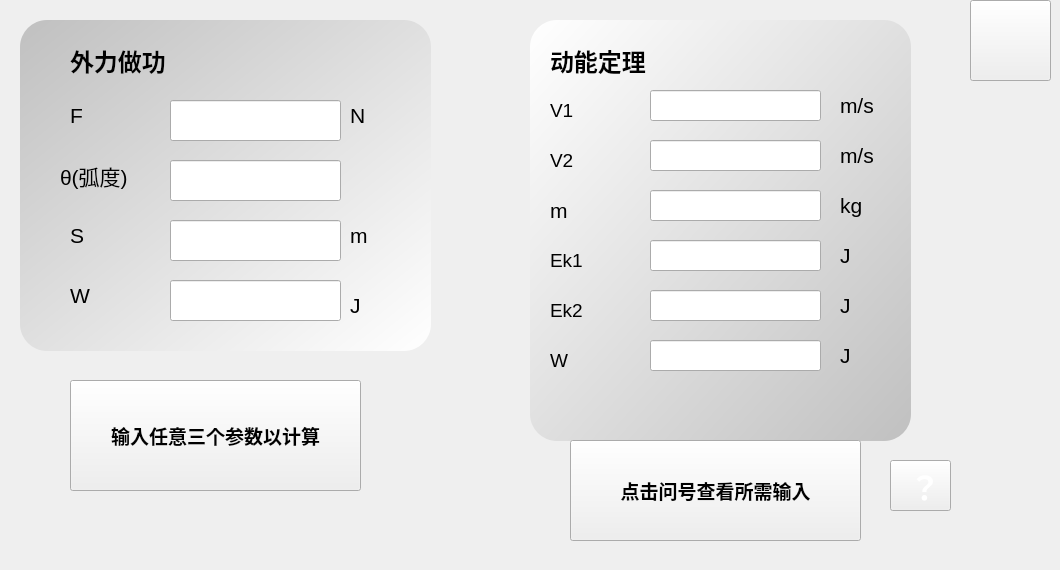
    <widget class="QWidget" name="kinetic">
     <widget class="QPushButton" name="kinetic_rt">
      <property name="geometry">
       <rect>
        <x>970</x>
        <y>0</y>
        <width>81</width>
        <height>81</height>
       </rect>
      </property>
      <property name="styleSheet">
       <string notr="true">QPushButton {
  background-image: url(D:/caculator/cal/rt.png);
}</string>
      </property>
      <property name="text">
       <string/>
      </property>
     </widget>
     <widget class="QLabel" name="label_66">
      <property name="geometry">
       <rect>
        <x>70</x>
        <y>90</y>
        <width>72</width>
        <height>51</height>
       </rect>
      </property>
      <property name="font">
       <font>
        <family>Arial</family>
        <pointsize>16</pointsize>
       </font>
      </property>
      <property name="text">
       <string>F</string>
      </property>
     </widget>
     <widget class="QLabel" name="label_67">
      <property name="geometry">
       <rect>
        <x>60</x>
        <y>150</y>
        <width>101</width>
        <height>51</height>
       </rect>
      </property>
      <property name="font">
       <font>
        <family>Arial</family>
        <pointsize>16</pointsize>
       </font>
      </property>
      <property name="text">
       <string>θ(弧度)</string>
      </property>
     </widget>
     <widget class="QLabel" name="label_68">
      <property name="geometry">
       <rect>
        <x>70</x>
        <y>210</y>
        <width>41</width>
        <height>51</height>
       </rect>
      </property>
      <property name="font">
       <font>
        <family>Arial</family>
        <pointsize>16</pointsize>
       </font>
      </property>
      <property name="text">
       <string>S</string>
      </property>
     </widget>
     <widget class="QLineEdit" name="kinetic_f">
      <property name="geometry">
       <rect>
        <x>170</x>
        <y>100</y>
        <width>171</width>
        <height>41</height>
       </rect>
      </property>
      <property name="font">
       <font>
        <family>Arial</family>
        <pointsize>16</pointsize>
        <weight>75</weight>
        <bold>true</bold>
       </font>
      </property>
     </widget>
     <widget class="QLineEdit" name="kinetic_ac">
      <property name="geometry">
       <rect>
        <x>170</x>
        <y>160</y>
        <width>171</width>
        <height>41</height>
       </rect>
      </property>
      <property name="font">
       <font>
        <family>Arial</family>
        <pointsize>16</pointsize>
       </font>
      </property>
     </widget>
     <widget class="QLineEdit" name="kinetic_s">
      <property name="geometry">
       <rect>
        <x>170</x>
        <y>220</y>
        <width>171</width>
        <height>41</height>
       </rect>
      </property>
      <property name="font">
       <font>
        <family>Arial</family>
        <pointsize>16</pointsize>
       </font>
      </property>
     </widget>
     <widget class="QLabel" name="label_69">
      <property name="geometry">
       <rect>
        <x>70</x>
        <y>40</y>
        <width>241</width>
        <height>41</height>
       </rect>
      </property>
      <property name="font">
       <font>
        <family>Arial</family>
        <pointsize>18</pointsize>
        <weight>75</weight>
        <bold>true</bold>
       </font>
      </property>
      <property name="text">
       <string>外力做功</string>
      </property>
     </widget>
     <widget class="QLabel" name="label_70">
      <property name="geometry">
       <rect>
        <x>70</x>
        <y>270</y>
        <width>72</width>
        <height>51</height>
       </rect>
      </property>
      <property name="font">
       <font>
        <family>Arial</family>
        <pointsize>16</pointsize>
       </font>
      </property>
      <property name="text">
       <string>W</string>
      </property>
     </widget>
     <widget class="QLineEdit" name="kinetic_w">
      <property name="geometry">
       <rect>
        <x>170</x>
        <y>280</y>
        <width>171</width>
        <height>41</height>
       </rect>
      </property>
      <property name="font">
       <font>
        <family>Arial</family>
        <pointsize>16</pointsize>
       </font>
      </property>
     </widget>
     <widget class="QPushButton" name="kinetic_1">
      <property name="geometry">
       <rect>
        <x>70</x>
        <y>380</y>
        <width>291</width>
        <height>111</height>
       </rect>
      </property>
      <property name="font">
       <font>
        <family>Arial</family>
        <pointsize>14</pointsize>
        <weight>75</weight>
        <bold>true</bold>
       </font>
      </property>
      <property name="styleSheet">
       <string notr="true">QPushButton {

  background-image: url(D:/caculator/cal/b1.png);
}
</string>
      </property>
      <property name="text">
       <string>输入任意三个参数以计算</string>
      </property>
     </widget>
     <widget class="QLabel" name="kinetic_err">
      <property name="geometry">
       <rect>
        <x>20</x>
        <y>500</y>
        <width>551</width>
        <height>61</height>
       </rect>
      </property>
      <property name="font">
       <font>
        <family>Arial</family>
        <pointsize>14</pointsize>
       </font>
      </property>
      <property name="text">
       <string/>
      </property>
     </widget>
     <widget class="QLabel" name="label_71">
      <property name="geometry">
       <rect>
        <x>550</x>
        <y>90</y>
        <width>41</width>
        <height>41</height>
       </rect>
      </property>
      <property name="font">
       <font>
        <family>Arial</family>
        <pointsize>14</pointsize>
       </font>
      </property>
      <property name="text">
       <string>V1</string>
      </property>
     </widget>
     <widget class="QLabel" name="label_72">
      <property name="geometry">
       <rect>
        <x>550</x>
        <y>140</y>
        <width>41</width>
        <height>41</height>
       </rect>
      </property>
      <property name="font">
       <font>
        <family>Arial</family>
        <pointsize>14</pointsize>
       </font>
      </property>
      <property name="text">
       <string>V2</string>
      </property>
     </widget>
     <widget class="QLabel" name="label_73">
      <property name="geometry">
       <rect>
        <x>550</x>
        <y>190</y>
        <width>41</width>
        <height>41</height>
       </rect>
      </property>
      <property name="font">
       <font>
        <family>Arial</family>
        <pointsize>16</pointsize>
       </font>
      </property>
      <property name="text">
       <string>m</string>
      </property>
     </widget>
     <widget class="QLabel" name="label_74">
      <property name="geometry">
       <rect>
        <x>550</x>
        <y>240</y>
        <width>51</width>
        <height>41</height>
       </rect>
      </property>
      <property name="font">
       <font>
        <family>Arial</family>
        <pointsize>14</pointsize>
       </font>
      </property>
      <property name="text">
       <string>Ek1</string>
      </property>
     </widget>
     <widget class="QLabel" name="label_75">
      <property name="geometry">
       <rect>
        <x>550</x>
        <y>290</y>
        <width>51</width>
        <height>41</height>
       </rect>
      </property>
      <property name="font">
       <font>
        <family>Arial</family>
        <pointsize>14</pointsize>
       </font>
      </property>
      <property name="text">
       <string>Ek2</string>
      </property>
     </widget>
     <widget class="QLabel" name="label_76">
      <property name="geometry">
       <rect>
        <x>550</x>
        <y>340</y>
        <width>41</width>
        <height>41</height>
       </rect>
      </property>
      <property name="font">
       <font>
        <family>Arial</family>
        <pointsize>14</pointsize>
       </font>
      </property>
      <property name="text">
       <string>W</string>
      </property>
     </widget>
     <widget class="QLineEdit" name="kinetic_v1">
      <property name="geometry">
       <rect>
        <x>650</x>
        <y>90</y>
        <width>171</width>
        <height>31</height>
       </rect>
      </property>
      <property name="font">
       <font>
        <family>Arial</family>
        <pointsize>14</pointsize>
       </font>
      </property>
     </widget>
     <widget class="QLineEdit" name="kinetic_v2">
      <property name="geometry">
       <rect>
        <x>650</x>
        <y>140</y>
        <width>171</width>
        <height>31</height>
       </rect>
      </property>
      <property name="font">
       <font>
        <family>Arial</family>
        <pointsize>14</pointsize>
       </font>
      </property>
     </widget>
     <widget class="QLineEdit" name="kinetic_m">
      <property name="geometry">
       <rect>
        <x>650</x>
        <y>190</y>
        <width>171</width>
        <height>31</height>
       </rect>
      </property>
      <property name="font">
       <font>
        <family>Arial</family>
        <pointsize>14</pointsize>
       </font>
      </property>
     </widget>
     <widget class="QLineEdit" name="kinetic_ek1">
      <property name="geometry">
       <rect>
        <x>650</x>
        <y>240</y>
        <width>171</width>
        <height>31</height>
       </rect>
      </property>
      <property name="font">
       <font>
        <family>Arial</family>
        <pointsize>14</pointsize>
       </font>
      </property>
     </widget>
     <widget class="QLineEdit" name="kinetic_ek2">
      <property name="geometry">
       <rect>
        <x>650</x>
        <y>290</y>
        <width>171</width>
        <height>31</height>
       </rect>
      </property>
      <property name="font">
       <font>
        <family>Arial</family>
        <pointsize>14</pointsize>
       </font>
      </property>
     </widget>
     <widget class="QLineEdit" name="kinetic_w2">
      <property name="geometry">
       <rect>
        <x>650</x>
        <y>340</y>
        <width>171</width>
        <height>31</height>
       </rect>
      </property>
      <property name="font">
       <font>
        <family>Arial</family>
        <pointsize>14</pointsize>
       </font>
      </property>
     </widget>
     <widget class="QPushButton" name="kinetic_3">
      <property name="geometry">
       <rect>
        <x>570</x>
        <y>440</y>
        <width>291</width>
        <height>101</height>
       </rect>
      </property>
      <property name="font">
       <font>
        <family>Arial</family>
        <pointsize>14</pointsize>
        <weight>75</weight>
        <bold>true</bold>
       </font>
      </property>
      <property name="styleSheet">
       <string notr="true">QPushButton {

  background-image: url(D:/caculator/cal/b1.png);
}
</string>
      </property>
      <property name="text">
       <string>点击问号查看所需输入</string>
      </property>
     </widget>
     <widget class="QLabel" name="label_77">
      <property name="geometry">
       <rect>
        <x>550</x>
        <y>40</y>
        <width>141</width>
        <height>41</height>
       </rect>
      </property>
      <property name="font">
       <font>
        <family>Arial</family>
        <pointsize>18</pointsize>
        <weight>75</weight>
        <bold>true</bold>
       </font>
      </property>
      <property name="text">
       <string>动能定理</string>
      </property>
     </widget>
     <widget class="QLabel" name="label_129">
      <property name="geometry">
       <rect>
        <x>350</x>
        <y>90</y>
        <width>72</width>
        <height>51</height>
       </rect>
      </property>
      <property name="font">
       <font>
        <family>Arial</family>
        <pointsize>16</pointsize>
       </font>
      </property>
      <property name="text">
       <string>N</string>
      </property>
     </widget>
     <widget class="QLabel" name="label_130">
      <property name="geometry">
       <rect>
        <x>350</x>
        <y>210</y>
        <width>72</width>
        <height>51</height>
       </rect>
      </property>
      <property name="font">
       <font>
        <family>Arial</family>
        <pointsize>16</pointsize>
       </font>
      </property>
      <property name="text">
       <string>m</string>
      </property>
     </widget>
     <widget class="QLabel" name="label_131">
      <property name="geometry">
       <rect>
        <x>350</x>
        <y>280</y>
        <width>72</width>
        <height>51</height>
       </rect>
      </property>
      <property name="font">
       <font>
        <family>Arial</family>
        <pointsize>16</pointsize>
       </font>
      </property>
      <property name="text">
       <string>J</string>
      </property>
     </widget>
     <widget class="QLabel" name="label_132">
      <property name="geometry">
       <rect>
        <x>840</x>
        <y>80</y>
        <width>72</width>
        <height>51</height>
       </rect>
      </property>
      <property name="font">
       <font>
        <family>Arial</family>
        <pointsize>16</pointsize>
       </font>
      </property>
      <property name="text">
       <string>m/s</string>
      </property>
     </widget>
     <widget class="QLabel" name="label_134">
      <property name="geometry">
       <rect>
        <x>840</x>
        <y>180</y>
        <width>72</width>
        <height>51</height>
       </rect>
      </property>
      <property name="font">
       <font>
        <family>Arial</family>
        <pointsize>16</pointsize>
       </font>
      </property>
      <property name="text">
       <string>kg</string>
      </property>
     </widget>
     <widget class="QLabel" name="label_135">
      <property name="geometry">
       <rect>
        <x>840</x>
        <y>230</y>
        <width>72</width>
        <height>51</height>
       </rect>
      </property>
      <property name="font">
       <font>
        <family>Arial</family>
        <pointsize>16</pointsize>
       </font>
      </property>
      <property name="text">
       <string>J</string>
      </property>
     </widget>
     <widget class="QLabel" name="label_136">
      <property name="geometry">
       <rect>
        <x>840</x>
        <y>280</y>
        <width>72</width>
        <height>51</height>
       </rect>
      </property>
      <property name="font">
       <font>
        <family>Arial</family>
        <pointsize>16</pointsize>
       </font>
      </property>
      <property name="text">
       <string>J</string>
      </property>
     </widget>
     <widget class="QLabel" name="label_137">
      <property name="geometry">
       <rect>
        <x>840</x>
        <y>330</y>
        <width>72</width>
        <height>51</height>
       </rect>
      </property>
      <property name="font">
       <font>
        <family>Arial</family>
        <pointsize>16</pointsize>
       </font>
      </property>
      <property name="text">
       <string>J</string>
      </property>
     </widget>
     <widget class="QLabel" name="label_138">
      <property name="geometry">
       <rect>
        <x>840</x>
        <y>130</y>
        <width>72</width>
        <height>51</height>
       </rect>
      </property>
      <property name="font">
       <font>
        <family>Arial</family>
        <pointsize>16</pointsize>
       </font>
      </property>
      <property name="text">
       <string>m/s</string>
      </property>
     </widget>
     <widget class="QLabel" name="label_133">
      <property name="geometry">
       <rect>
        <x>20</x>
        <y>20</y>
        <width>411</width>
        <height>331</height>
       </rect>
      </property>
      <property name="styleSheet">
       <string notr="true">background-color: qlineargradient(spread:pad, x1:0, y1:0, x2:1, y2:1, stop:0 rgba(192, 192, 192, 255,100), stop:1 rgba(255, 255, 255, 255,100));
  border-radius: 27px;</string>
      </property>
      <property name="text">
       <string/>
      </property>
     </widget>
     <widget class="QLabel" name="label_139">
      <property name="geometry">
       <rect>
        <x>530</x>
        <y>20</y>
        <width>381</width>
        <height>421</height>
       </rect>
      </property>
      <property name="styleSheet">
       <string notr="true">background-color: qlineargradient(spread:pad, x1:0, y1:0, x2:1, y2:1, stop:0 rgba(255, 255, 255, 255,100), stop:1 rgba(192, 192, 192, 255,100));
  border-radius: 27px;</string>
      </property>
      <property name="text">
       <string/>
      </property>
     </widget>
     <widget class="QPushButton" name="pushButton_12">
      <property name="geometry">
       <rect>
        <x>890</x>
        <y>460</y>
        <width>61</width>
        <height>51</height>
       </rect>
      </property>
      <property name="font">
       <font>
        <family>Arial</family>
        <pointsize>24</pointsize>
        <weight>75</weight>
        <bold>true</bold>
       </font>
      </property>
      <property name="styleSheet">
       <string notr="true">QPushButton {
	color: rgb(255, 255, 255);

  background-image: url(D:/caculator/cal/t.png);
}
</string>
      </property>
      <property name="text">
       <string> ？</string>
      </property>
     </widget>
     <zorder>label_139</zorder>
     <zorder>label_133</zorder>
     <zorder>kinetic_rt</zorder>
     <zorder>label_66</zorder>
     <zorder>label_67</zorder>
     <zorder>label_68</zorder>
     <zorder>kinetic_f</zorder>
     <zorder>kinetic_ac</zorder>
     <zorder>kinetic_s</zorder>
     <zorder>label_69</zorder>
     <zorder>label_70</zorder>
     <zorder>kinetic_w</zorder>
     <zorder>kinetic_1</zorder>
     <zorder>kinetic_err</zorder>
     <zorder>label_71</zorder>
     <zorder>label_72</zorder>
     <zorder>label_73</zorder>
     <zorder>label_74</zorder>
     <zorder>label_75</zorder>
     <zorder>label_76</zorder>
     <zorder>kinetic_v1</zorder>
     <zorder>kinetic_v2</zorder>
     <zorder>kinetic_m</zorder>
     <zorder>kinetic_ek1</zorder>
     <zorder>kinetic_ek2</zorder>
     <zorder>kinetic_w2</zorder>
     <zorder>kinetic_3</zorder>
     <zorder>label_77</zorder>
     <zorder>label_129</zorder>
     <zorder>label_130</zorder>
     <zorder>label_131</zorder>
     <zorder>label_132</zorder>
     <zorder>label_134</zorder>
     <zorder>label_135</zorder>
     <zorder>label_136</zorder>
     <zorder>label_137</zorder>
     <zorder>label_138</zorder>
     <zorder>pushButton_12</zorder>
    </widget>
